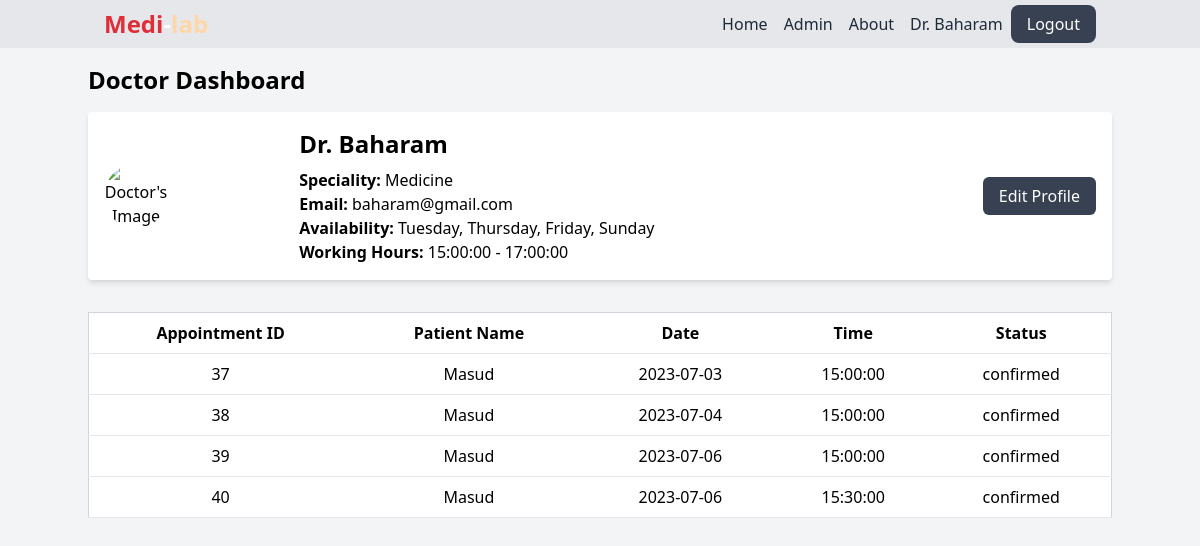
/doctor_dashboard.php (signed in), run on the app's committed database.
### tables this page shows
CREATE TABLE `doctors` (
  `doctor_id` int(11) NOT NULL,
  `name` varchar(255) NOT NULL,
  `email` varchar(255) NOT NULL,
  `password` varchar(255) NOT NULL,
  `specialization` varchar(255) NOT NULL,
  `status` enum('pending','approved') DEFAULT 'pending',
  `start` time NOT NULL,
  `end` time NOT NULL,
  `availability` varchar(255) NOT NULL
);

CREATE TABLE `appointments` (
  `appointment_id` int(11) NOT NULL,
  `patient_id` int(11) NOT NULL,
  `doctor_id` int(11) NOT NULL,
  `appointment_date` date NOT NULL,
  `appointment_time` time NOT NULL,
  `status` enum('confirmed','canceled','completed') DEFAULT 'confirmed'
);

CREATE TABLE `patients` (
  `patient_id` int(11) NOT NULL,
  `name` varchar(255) NOT NULL,
  `email` varchar(255) NOT NULL,
  `password` varchar(255) NOT NULL
);

### web/doctor_dashboard.php (the view, shortened to what this page needs)
<?php
$doctorId = $_SESSION["doctor_id"];
$conn = mysqli_connect("localhost", "root", "", "doctor_appointment_system");
$query = "SELECT a.appointment_id, p.name, a.appointment_date, a.appointment_time, a.status
          FROM appointments a
          JOIN patients p ON a.patient_id = p.patient_id
          WHERE a.doctor_id = $doctorId";
$result = mysqli_query($conn, $query);
$appointments = mysqli_fetch_all($result, MYSQLI_ASSOC);
?>
<!DOCTYPE html>
<html lang="en">
<head>
    <link href="https://cdn.jsdelivr.net/npm/tailwindcss@2.2.19/dist/tailwind.min.css" rel="stylesheet">
</head>
<body class="bg-gray-100">
    <header class="bg-gray-200 text-white py-2 fixed w-full top-0 ">
        <?php include '../includes/navbar.php'; ?>
    </header>
    <div class="container mx-auto my-16">
        <h1 class="text-2xl font-bold mb-4 mt-4">Doctor Dashboard</h1>
        <div class="w-full mx-auto mb-8">
            <div class="bg-white shadow-md rounded p-4 flex flex-col items-center justify-center lg:flex-row lg:items-center">
                <div class="w-1/5 text-center">
                    <img src="path_to_doctor_image" alt="Doctor's Image" class="w-16 h-16 rounded-full mr-4">
                </div>
                <div class="w-3/5">
                    <h2 class="text-2xl font-bold mb-2"><?php echo $doctor['name']; ?></h2>
                    <p><strong>Speciality:</strong> <?php echo $doctor['specialization']; ?></p>
                    <p><strong>Email:</strong> <?php echo $doctor['email']; ?></p>
                    <p><strong>Availability:</strong> <?php echo $doctor['availability']; ?></p>
                    <p><strong>Working Hours:</strong> <?php echo $doctor['start']; ?> - <?php echo $doctor['end']; ?></p>
                </div>
                <div class="w-1/5 lg:ml-4 text-right">
                    <a href="edit_doctor.php" class="bg-gray-700 text-white px-4 py-2 rounded-md hover:bg-gray-600">Edit Profile</a>
                </div>
            </div>
        </div>
        <table class="min-w-full bg-white border border-gray-300">
            <thead>
                <tr>
                    <th class="px-4 py-2 border-b">Appointment ID</th>
                    <th class="px-4 py-2 border-b">Patient Name</th>
                    <th class="px-4 py-2 border-b">Date</th>
                    <th class="px-4 py-2 border-b">Time</th>
                    <th class="px-4 py-2 border-b">Status</th>
                </tr>
            </thead>
            <tbody>
                <?php foreach ($appointments as $appointment) : ?>
                    <tr>
                        <td class="px-4 py-2 border-b text-center"><?php echo $appointment['appointment_id']; ?></td>
                        <td class="px-4 py-2 border-b text-center"><?php echo $appointment['name']; ?></td>
                        <td class="px-4 py-2 border-b text-center"><?php echo $appointment['appointment_date']; ?></td>
                        <td class="px-4 py-2 border-b text-center"><?php echo $appointment['appointment_time']; ?></td>
                        <td class="px-4 py-2 border-b text-center"><?php echo $appointment['status']; ?></td>
                    </tr>
                <?php endforeach; ?>
            </tbody>
        </table>
    </div>
</body>
</html>

### includes/navbar.php (shortened to what this page needs)
<div class="container mx-auto px-4">
    <?php
    if (isset($_SESSION["doctor_id"])) {
        $doctorId = $_SESSION["doctor_id"];
        $conn = mysqli_connect("localhost", "root", "", "doctor_appointment_system");
        $doctorQuery = "SELECT * FROM doctors WHERE doctor_id = $doctorId";
        $doctorResult = mysqli_query($conn, $doctorQuery);
        $doctor = mysqli_fetch_assoc($doctorResult);
    }
    ?>
    <nav class="flex justify-between">
        <ul>
            <li>
                <a href="index.php" class="font-bold text-2xl"><span style="color: #DF2E38">Medi</span>-<span style="color: #FFD6A5">lab</span></a>
            </li>
        </ul>
        <ul class="flex my-auto">
            <li class="mr-4">
                <a href="index.php" class="font-medium text-gray-800 hover:text-red-500">Home</a>
            </li>
            <li class="mr-4">
                <a href="admin.php" class="font-medium text-gray-800 hover:text-red-500">Admin</a>
            </li>
            <li class="mr-4">
                <a href="about.php" class="font-medium text-gray-800 hover:text-red-500">About</a>
            </li>
            <?php if (isset($doctor)) { ?>
                <li>
                    <a href="doctor_dashboard.php" class="font-medium text-gray-800 hover:text-red-500 mr-2"><?php echo $doctor['name']; ?></a>
                </li>
                <li>
                    <a href="logout.php" class="font-medium bg-gray-700 text-white px-4 py-2 rounded-lg hover:bg-gray-500">Logout</a>
                </li>
            <?php } else { ?>
                <li>
                    <a href="index.php" class="font-medium bg-gray-700 text-white px-4 py-2 rounded-lg hover:bg-gray-500">Login</a>
                </li>
            <?php } ?>
        </ul>
    </nav>
</div>

### data on the page
doctors: name "Dr. Baharam", specialization "Medicine", email "baharam@gmail.com", availability "Tuesday, Thursday, Friday, Sunday", start "15:00:00", end "17:00:00"
appointments: appointment_id "37", patient.name "Masud", appointment_date "2023-07-03", appointment_time "15:00:00", status "confirmed"
appointments: appointment_id "38", patient.name "Masud", appointment_date "2023-07-04", appointment_time "15:00:00", status "confirmed"
appointments: appointment_id "39", patient.name "Masud", appointment_date "2023-07-06", appointment_time "15:00:00", status "confirmed"
appointments: appointment_id "40", patient.name "Masud", appointment_date "2023-07-06", appointment_time "15:30:00", status "confirmed"
